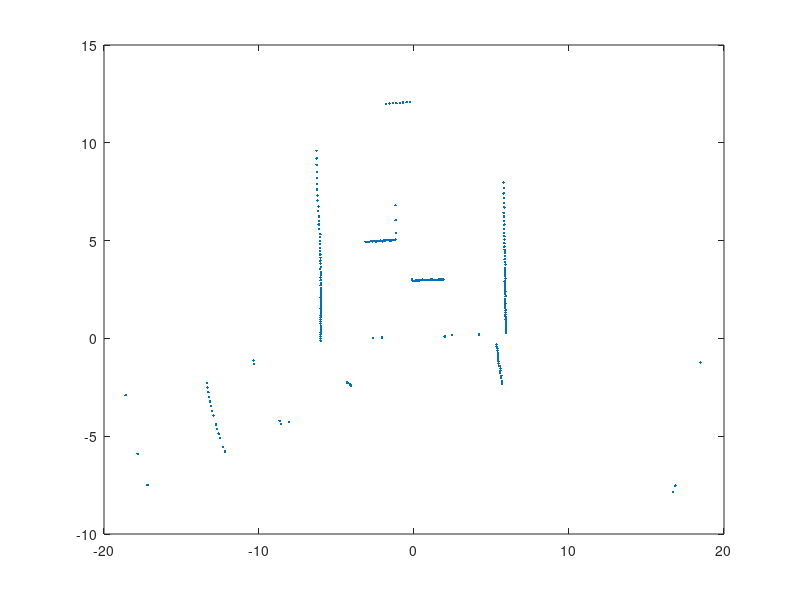

Reproduce this figure in MATLAB.
%%
clc
clear
data = load('day123.txt.txt');
index = data(:,1);
dist = data(:,2);

plot(dist(1:228),dist(229:456),'.')






